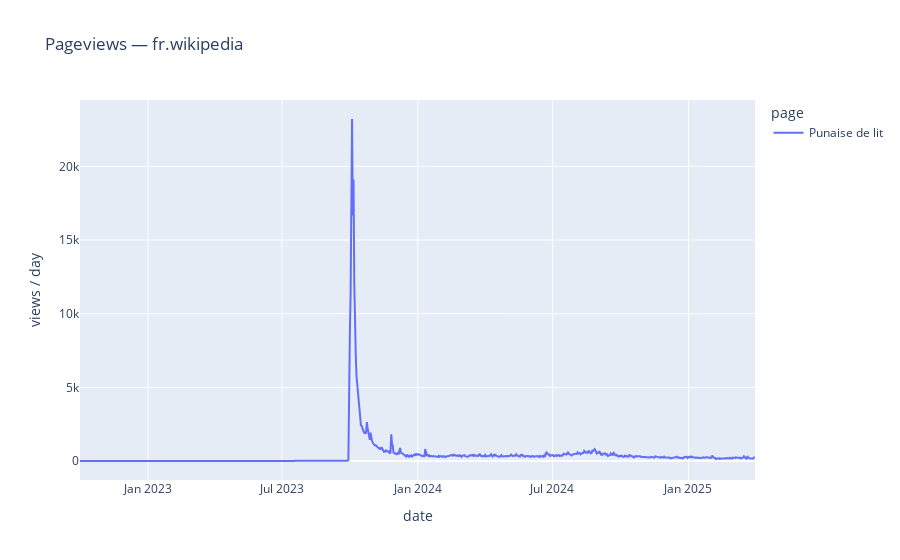

The code cell stored with this chart in its notebook:
### Code cell
# ── 6. Récupération & graphique ─────────────────────────────────────────────
pages = [p.strip() for p in pages_w.value.splitlines() if p.strip()]
df = fetch_pages(site_w.value, pages,
                 start_w.value.strftime("%Y-%m-%d"),
                 end_w.value.strftime("%Y-%m-%d"))

fig = px.line(df, x="date", y="views", color="page",
              title=f"Pageviews — {site_w.value}",
              labels={"views": "views / day"})
fig.show()

### Figure 1 — Plotly figure (JSON) as saved in the notebook; plotly's stock layout.template omitted (floating-point values rounded to 4 significant figures; data arrays with more than 128 entries replaced by an {"elided": "..."} marker saying what was removed)
{"data": [{"hovertemplate": "page=Punaise de lit<br>date=%{x}<br>views / day=%{y}<extra></extra>", "legendgroup": "Punaise de lit", "line": {"color": "#636efa", "dash": "solid"}, "marker": {"symbol": "circle"}, "mode": "lines", "name": "Punaise de lit", "orientation": "v", "showlegend": true, "type": "scatter", "x": {"elided": "830 str values"}, "xaxis": "x", "y": {"elided": "830 int values"}, "yaxis": "y"}], "layout": {"legend": {"title": {"text": "page"}, "tracegroupgap": 0}, "title": {"text": "Pageviews — fr.wikipedia"}, "xaxis": {"anchor": "y", "domain": [0, 1], "title": {"text": "date"}}, "yaxis": {"anchor": "x", "domain": [0, 1], "title": {"text": "views / day"}}}}
